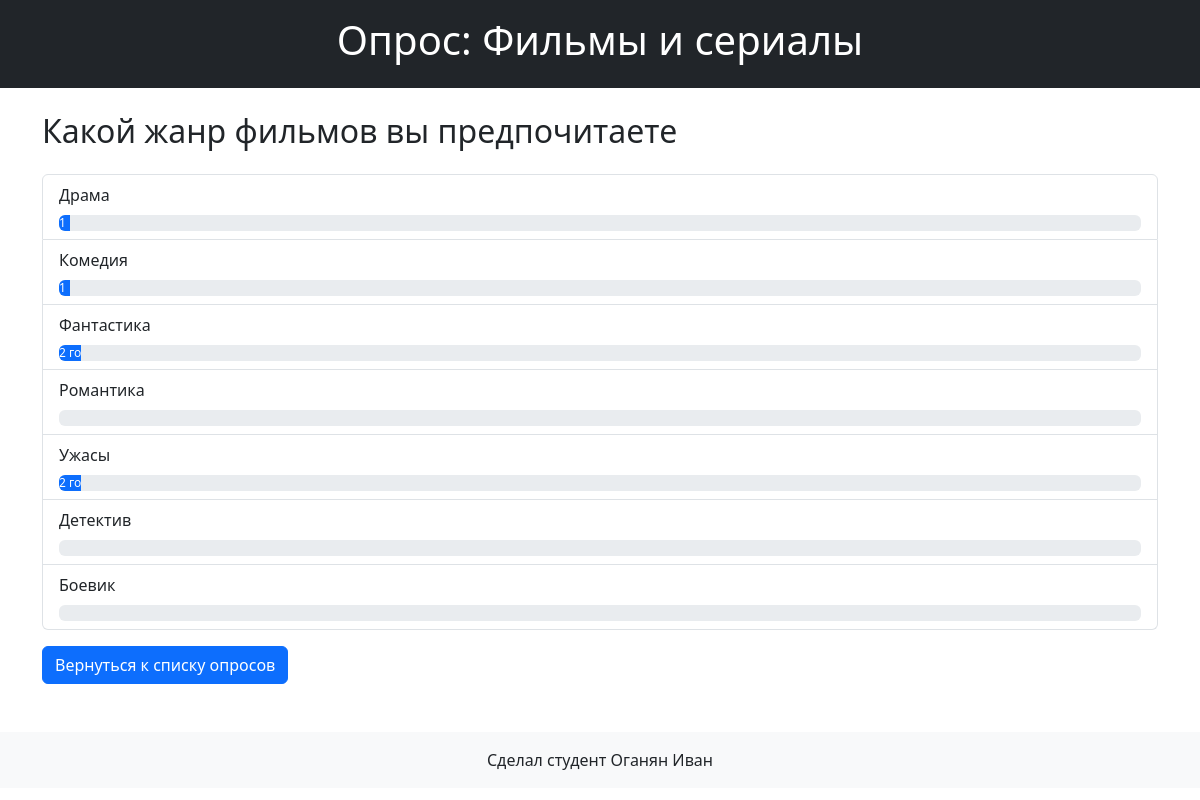
The app's page /polls/2/results/ with its own data.
### polls/models.py (models this page shows, shortened)
class Question(models.Model):
    question_text = models.CharField('Текст вопроса', max_length=200)
    pub_date = models.DateTimeField('Дата публикации')

class Choice(models.Model):
    question = models.ForeignKey(Question, on_delete=models.CASCADE)
    choice_text = models.CharField('Текст ответа', max_length=200)
    votes = models.IntegerField('Голоса', default=0)

### polls/views.py (the view)
# urls.py: path('<int:question_id>/results/', views.results, name='results'),
def results(request, question_id):
    question = get_object_or_404(Question, pk=question_id)
    return render(request, 'polls/results.html', {'question': question})

### polls/templates/polls/results.html (shortened to what this page needs)
<!DOCTYPE html>
<html lang="ru">
<head>
    <link href="https://cdn.jsdelivr.net/npm/bootstrap@5.3.0/dist/css/bootstrap.min.css" rel="stylesheet">
</head>
<body>
    <header class="bg-dark text-white py-3">
        <div class="container text-center">
            <h1>Опрос: Фильмы и сериалы</h1>
        </div>
    </header>
    <main class="container mt-4">
        <h2 class="mb-4">{{ question.question_text }}</h2>
        <ul class="list-group">
            {% for choice in question.choice_set.all %}
                <li class="list-group-item">
                    {{ choice.choice_text }}
                    <div class="progress mt-2">
                        <div class="progress-bar" role="progressbar"
                             style="width: {{ choice.votes|floatformat:2 }}%;"
                             aria-valuenow="{{ choice.votes }}"
                             aria-valuemin="0"
                             aria-valuemax="100">
                            {{ choice.votes }} голосов
                        </div>
                    </div>
                </li>
            {% endfor %}
        </ul>
        <a href="{% url 'polls:index' %}" class="btn btn-primary mt-3">Вернуться к списку опросов</a>
    </main>
    <footer class="bg-light py-3 mt-5">
        <div class="container text-center">
            <p class="mb-0">Сделал студент Оганян Иван</p>
        </div>
    </footer>
</body>
</html>

### records on screen
Question: question_text "Какой жанр фильмов вы предпочитаете"
Choice: choice_text "Драма", votes "1"
Choice: choice_text "Комедия", votes "1"
Choice: choice_text "Фантастика", votes "2"
Choice: choice_text "Романтика"
Choice: choice_text "Ужасы", votes "2"
Choice: choice_text "Детектив"
Choice: choice_text "Боевик"
